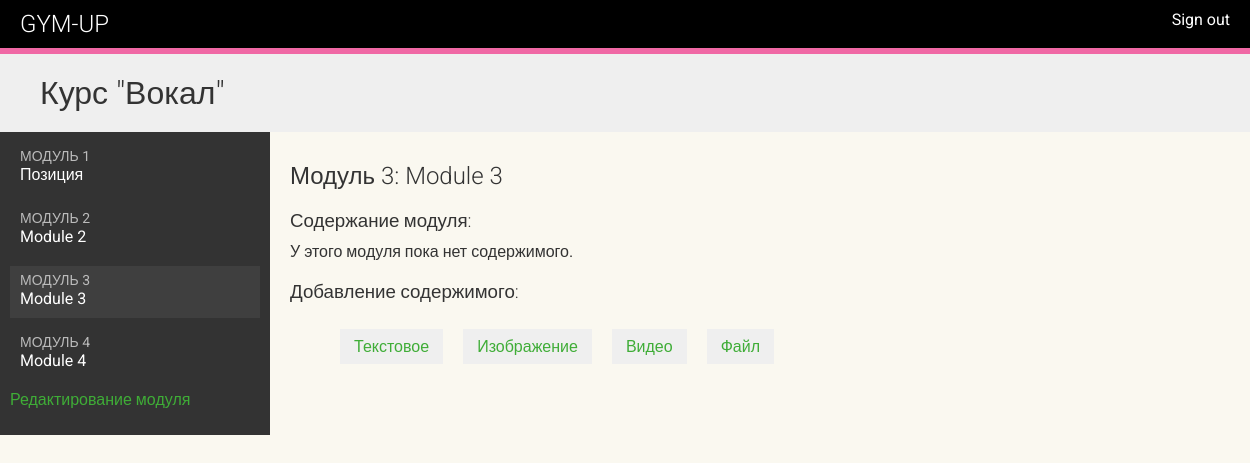
Page /course/module/3/ (signed in) on the committed database.
### courses/models.py (models this page shows, shortened)
class Course(models.Model):
    owner = models.ForeignKey(
        User, related_name="courses_created", on_delete=models.CASCADE
    )
    subject = models.ForeignKey(
        Subject, related_name="courses", on_delete=models.CASCADE
    )
    title = models.CharField(max_length=200)
    slug = models.SlugField(max_length=200, unique=True)
    overview = models.TextField()
    created = models.DateTimeField(auto_now_add=True)
    class Meta:
        ordering = ["-created"]

class Module(models.Model):
    course = models.ForeignKey(Course, related_name="modules", on_delete=models.CASCADE)
    title = models.CharField(max_length=200)
    description = models.TextField(blank=True)
    order = OrderField(blank=True, for_fields=["course"])
    class Meta:
        ordering = ["order"]

### courses/views.py (the view)
class ModuleContentListView(TemplateResponseMixin, View):
    template_name = 'courses/manage/module/content_list.html'
    def get(self, request, module_id):
        module = get_object_or_404(Module,
                                   id=module_id,
                                   course__owner=request.user)
        return self.render_to_response({'module': module})

### courses/templates/courses/manage/module/content_list.html (shortened to what this page needs)
{% extends "base.html" %}
{% load course %}
{% block content %}
{% with course=module.course %}
  <h1>Курс "{{ course.title }}"</h1>
    <div class="contents">
      <ul id="modules">
          {% for m in course.modules.all %}
            <li data-id="{{ m.id }}" {% if m == module %} class="selected"{% endif %}>
              <a href="{% url 'module_content_list' m.id %}">
                  <span>
                      Модуль <span class="order">{{ m.order|add:1 }}</span>
                  </span>
                  <br>
                  {{ m.title }}
              </a>
            </li>
          {% empty %}
           <li>Модулей пока нет</li>
          {% endfor  %}
      </ul>
      <p><a href="{% url 'course_module_update' course.id  %}">Редактирование модуля</a></p>
    </div>
    <div class="module">
      <h2>Модуль {{ module.order|add:1  }}: {{ module.title }}</h2>
      <h3>Содержание модуля:</h3>
      <div id="module-contents">
        {% for content in module.contents.all %}
          <div data-id="{{ content.id  }}">
            {% with item=content.item %}
              <p>{{ item }} ({{ item|model_name }})</p>
              <a href="{% url 'module_content_update' module.id item|model_name item.id %}">
                Редактировать
              </a>
              <form action="{% url 'module_content_delete' content.id %}" method="post">
                <input type="submit" value="Удалить">
                {% csrf_token %}
              </form>
            {% endwith %}
          </div>
        {% empty %}
          <p>У этого модуля пока нет содержимого.</p>
        {% endfor %}
      </div>
      <h3>Добавление содержимого:</h3>
      <ul class="content-types">
        <li>
          <a href="{% url 'module_content_create' module.id 'text' %}">
              Текстовое
          </a>
        </li>
        <li>
          <a href="{% url 'module_content_create' module.id 'image' %}">
            Изображение
          </a>
        </li>
        <li>
          <a href="{% url 'module_content_create' module.id 'video' %}">
            Видео
          </a>
        </li>
        <li>
          <a href="{% url 'module_content_create' module.id 'file' %}">
            Файл
          </a>
        </li>
      </ul>
    </div>
{% endwith %}
{% endblock %}

### courses/static/css/base.css (style rules this page uses)
body { margin:0; font-family:'Roboto', sans-serif; font-weight:400; color:#333; background-color: #FAF8F0 ; }
a { color:#3fad37; text-decoration:none; }
ul { float:left; }
h1, h2, h3, h4, h5, h6 { font-family:'Roboto', sans-serif; font-weight:300; }
h1 { background:#efefef; width:100%; overflow:auto; padding:20px 0 20px 40px; margin:0; }
.module { padding:10px 20px; float:left; width:600px; }
.module h3 { margin:20px 0 0; padding:0; width:100%; }
.module p { margin:10px 0 20px; width:100%; float:left; }
.contents { width:20%; padding:10px; float:left; background:#333; color: #fff; font-family:'Roboto', sans-serif; }
.contents ul { list-style:none; margin:0; padding:0; width:100%; }
.contents ul li { margin:0 0 10px 0; padding:4px 10px 10px; overflow:auto; cursor:move; }
.contents ul li.selected { background:#3f3f3f; }
.contents ul span { text-transform:uppercase; color:#bbb; font-size:14px; }
.contents ul a { display:block; color:#fff; text-decoration:none; }
ul.content-types li { list-style:none; float:left; margin:10px; background:#efefef; padding:8px 14px; }

### rows in the picture
Course: title "Вокал"
Module: order|add "1", title "Позиция"
Module: order|add "2", title "Module 2"
Module: order|add "3", title "Module 3"
Module: order|add "4", title "Module 4"
